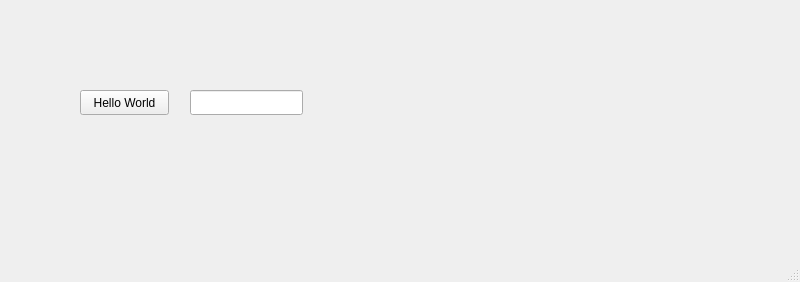
<?xml version="1.0" encoding="UTF-8"?>
<ui version="4.0">
 <class>MainWindow</class>
 <widget class="QMainWindow" name="MainWindow">
  <property name="geometry">
   <rect>
    <x>0</x>
    <y>0</y>
    <width>800</width>
    <height>282</height>
   </rect>
  </property>
  <property name="windowTitle">
   <string>MainWindow</string>
  </property>
  <widget class="QWidget" name="centralwidget">
   <widget class="QPushButton" name="Hello_pushButton">
    <property name="geometry">
     <rect>
      <x>80</x>
      <y>90</y>
      <width>89</width>
      <height>25</height>
     </rect>
    </property>
    <property name="text">
     <string>Hello World</string>
    </property>
   </widget>
   <widget class="QLineEdit" name="Hello_lineEdit">
    <property name="geometry">
     <rect>
      <x>190</x>
      <y>90</y>
      <width>113</width>
      <height>25</height>
     </rect>
    </property>
   </widget>
  </widget>
  <widget class="QMenuBar" name="menubar">
   <property name="geometry">
    <rect>
     <x>0</x>
     <y>0</y>
     <width>800</width>
     <height>22</height>
    </rect>
   </property>
  </widget>
  <widget class="QStatusBar" name="statusbar"/>
 </widget>
 <resources/>
 <connections/>
</ui>
